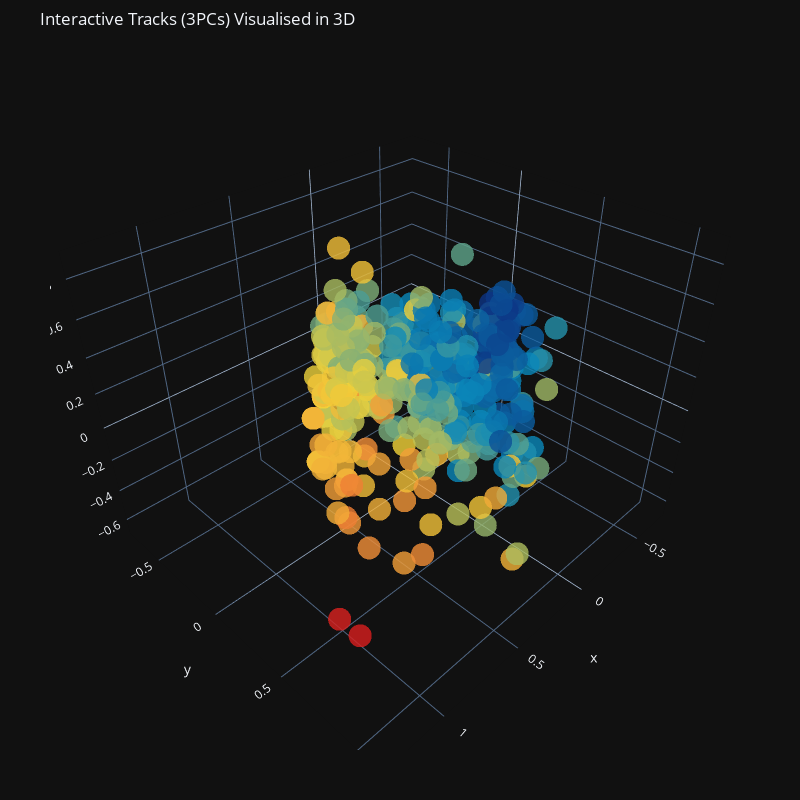

Notebook cell for this chart:
### Markdown cell above
The plot below is an interactive Plotly visualisation that provides a 3D representation of the data using the 3 principal components fitted above. By hovering on a datapoint the x, y, z (1st principal component value, 2ns principal component value and 3rd principal component value) along with the song and artist name will appear. If you are familiar with the songs in my library you will see how songs that "sound similar", in other words, come from the same genre, style, era and artists are grouped closer together while songs that vary in sound are further away.

### Code cell
import plotly.offline as py
py.init_notebook_mode(connected = True)
import plotly.graph_objs as go
import plotly.tools as tls

trace = go.Scatter3d(
    x = X_pca[:,0],
    y = X_pca[:,1],
    z = X_pca[:,2],
    text = text2,
    mode = "markers",
    marker = dict(
        size = 8,
        color = df_pca[0],
        colorscale = 'Portland',   # choose a colorscale
        opacity=0.8
    )
)

fig = go.Figure(data = [trace])

fig.update_layout(
    title = 'Interactive Tracks (3PCs) Visualised in 3D',
    autosize = False,
    width = 800,
    height = 800,
    margin = dict(
        l = 50,
        r = 50,
        b = 50,
        t = 50,
        pad = 4
    ),
    template = "plotly_dark" 
)

py.iplot(fig, filename = "test-graph")

### Figure 1 — Plotly figure (JSON) as saved in the notebook; plotly's stock layout.template omitted (floating-point values rounded to 4 significant figures; data arrays with more than 128 entries replaced by an {"elided": "..."} marker saying what was removed)
{"data": [{"marker": {"color": {"elided": "445 float values"}, "colorscale": [[0, "rgb(12,51,131)"], [0.25, "rgb(10,136,186)"], [0.5, "rgb(242,211,56)"], [0.75, "rgb(242,143,56)"], [1, "rgb(217,30,30)"]], "opacity": 0.8, "size": 8}, "mode": "markers", "text": {"elided": "445 str values"}, "type": "scatter3d", "x": {"elided": "445 float values"}, "y": {"elided": "445 float values"}, "z": {"elided": "445 float values"}}], "layout": {"autosize": false, "height": 800, "margin": {"b": 50, "l": 50, "pad": 4, "r": 50, "t": 50}, "title": {"text": "Interactive Tracks (3PCs) Visualised in 3D"}, "width": 800}}
